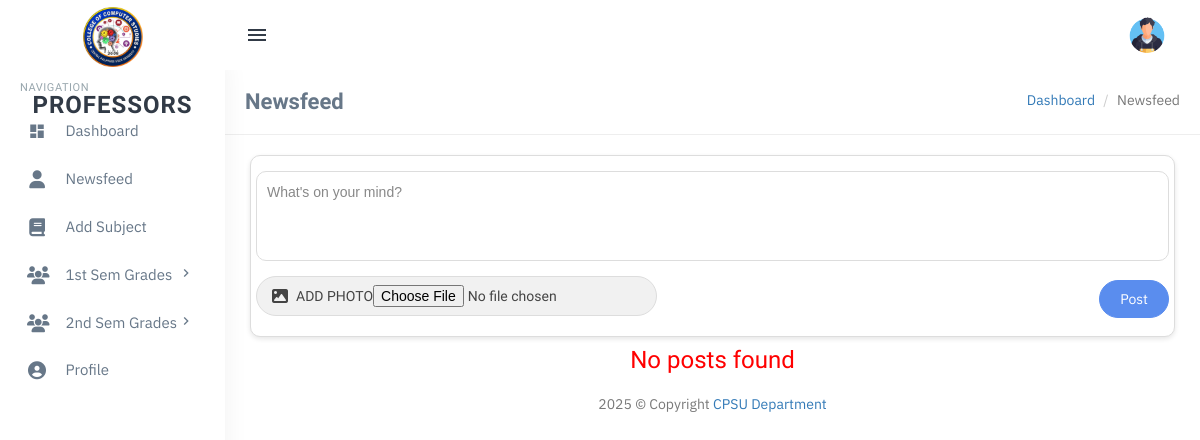
Before: /users/professor/write-posts.php (signed in) with the older database file.
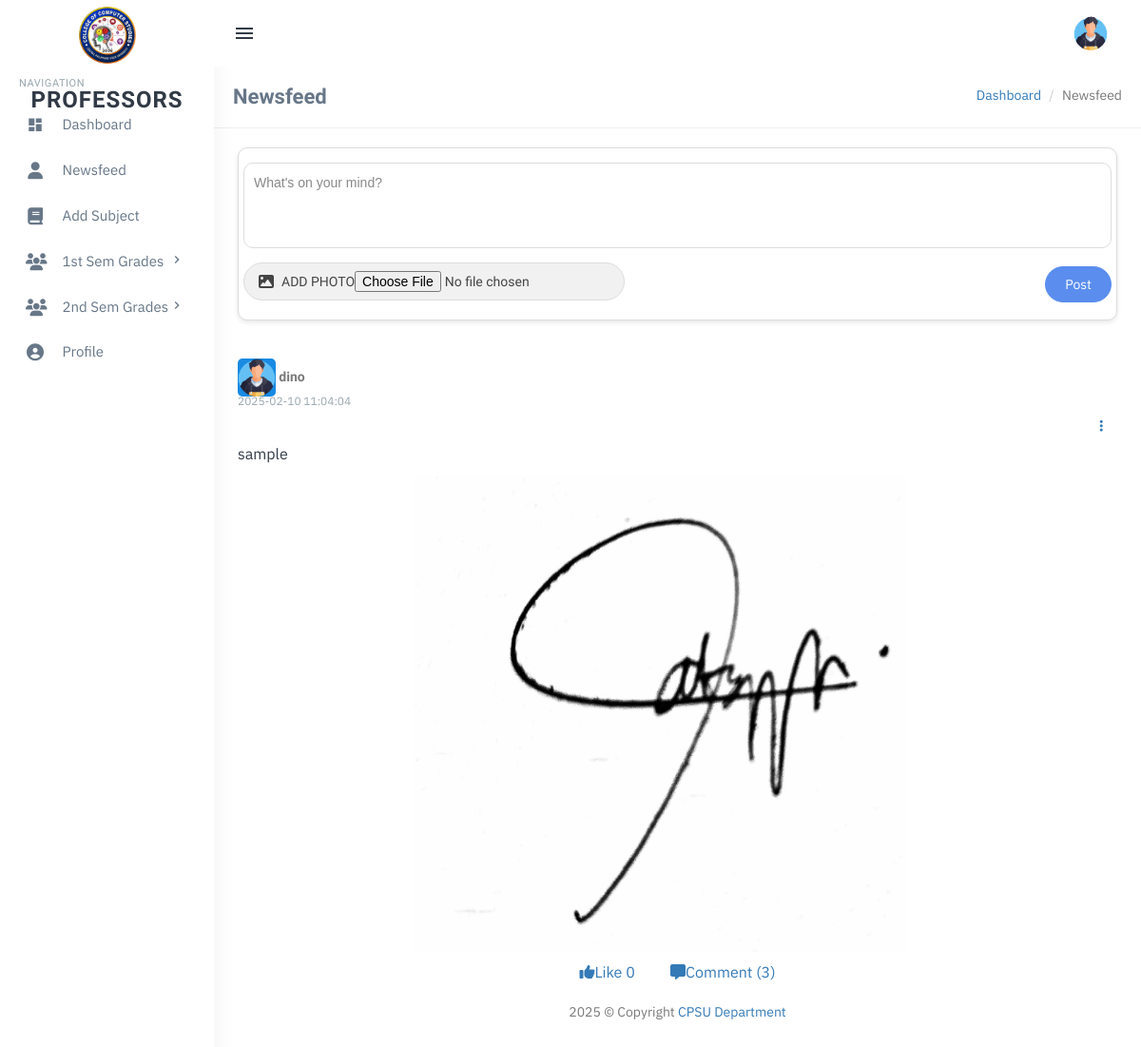
After: the same page with the newer database file.
### tables this page shows
CREATE TABLE `professors_post` (
  `id` int(11) NOT NULL,
  `user_id` int(11) NOT NULL,
  `PostText` text DEFAULT NULL,
  `PostImage` varchar(255) DEFAULT NULL,
  `created_at` timestamp NOT NULL DEFAULT current_timestamp(),
  `likes` int(11) DEFAULT 0,
  `comments_count` int(11) DEFAULT 0
);

CREATE TABLE `users` (
  `id` int(11) NOT NULL,
  `full_name` varchar(255) NOT NULL,
  `email` varchar(255) NOT NULL,
  `password` varchar(255) NOT NULL,
  `role` enum('student','professor') NOT NULL,
  `year` varchar(255) DEFAULT NULL,
  `profile_image` varchar(255) DEFAULT './assets/profile-images/default-profile.png',
  `created_at` timestamp NOT NULL DEFAULT current_timestamp(),
  `year_level` varchar(20) DEFAULT 'Unassigned'
);

### users/professor/write-posts.php (the view, shortened to what the changed rows need)
<?php
include('includes/config.php');
$user_id = $_SESSION['user_id'];
?>
<?php include('includes/topheader.php'); ?>
<?php include('includes/leftsidebar.php'); ?>
<link rel="stylesheet" href="./assets/css/write-posts.css">
<div class="content-page">
    <div class="content">
        <div class="container">
            <div class="container py-5">
                <div class="row justify-content-center">
                    <?php
                    $query = mysqli_query($con, "
                        SELECT
                            pp.id,
                            pp.PostText AS content,
                            pp.PostImage AS image,
                            pp.created_at,
                            u.full_name,
                            u.profile_image
                        FROM professors_post pp
                        INNER JOIN users u ON pp.user_id = u.id
                        WHERE u.id = '$user_id'
                        ORDER BY pp.created_at DESC
                    ");
                    $rowcount = mysqli_num_rows($query);
                    if ($rowcount == 0) {
                    ?>
                        <div class="col-12 text-center">
                            <h3 style="color:red">No posts found</h3>
                        </div>
                        <?php
                    } else {
                        while ($row = mysqli_fetch_assoc($query)) {
                            $profileImagePath = !empty($row['profile_image'])
                                ? htmlentities($row['profile_image'])
                                : './assets/profile-images/default-profile.png';
                            $like_count_query = mysqli_query($con, "SELECT COUNT(*) AS total_likes FROM like_reactions WHERE post_id = '{$row['id']}'");
                            $like_count = mysqli_fetch_assoc($like_count_query)['total_likes'] ?? 0;
                            $comment_count_query = mysqli_query($con, "SELECT COUNT(*) AS total_comments FROM student_comments WHERE post_id = '{$row['id']}'");
                            $comment_count = mysqli_fetch_assoc($comment_count_query)['total_comments'] ?? 0;
                        ?>
                            <br><br>
                            <section class="mb-4 mt-2">
                                <div class="card shadow-sm rounded-lg">
                                    <div class="card-body">
                                        <div class="mb-3 align-items-center">
                                            <div class="">
                                                <div>
                                                    <img src="<?php echo $profileImagePath; ?>" class="border rounded-circle me-2" alt="Avatar" style="height: 40px; width:auto" />
                                                    <strong><?php echo htmlentities($row['full_name']); ?></strong>
                                                    <div class="text-muted d-block" style="margin-top: -6px">
                                                        <small><?php echo htmlentities($row['created_at']); ?></small>
                                                    </div>
                                                </div>
                                                <div class="text-right">
                                                    <button class="btn btn-link" onclick="toggleDelete(<?php echo $row['id']; ?>)">
                                                        <i class="fa-solid fa-ellipsis-vertical"></i>
                                                    </button>
                                                </div>
                                            </div>
                                            <div>
                                                <?php if (!empty($row['content'])) { ?>
                                                    <p class="text-dark" style="font-size: 16px;"><?php echo htmlentities($row['content']); ?></p>
                                                <?php } ?>
                                            </div>
                                        </div>
                                        <div class="post-content" style="align-items:center; margin:auto; margin-left: 20%;">
                                            <?php if (!empty($row['image'])) { ?>
                                                <div class="bg-image hover-overlay ripple rounded-0" data-mdb-ripple-color="light">
                                                    <img src="./assets/professors_updates/<?php echo htmlentities($row['image']); ?>" class="w-30 rounded" style="height:500px; width: 70%;" />
                                                </div>
                                            <?php } ?>
                                        </div>
                                    </div>
                                    <div class="card-body">
                                        <div class="d-flex justify-content-between text-center border-top border-bottom mb-4">
                                            <button type="button" class="btn btn-link btn-lg" id="likeBtn-<?php echo $row['id']; ?>" onclick="toggleLike(<?php echo $row['id']; ?>)">
                                                <i class="fas fa-thumbs-up me-2" id="likeIcon-<?php echo $row['id']; ?>"></i>Like
                                                <span id="likeCount-<?php echo $row['id']; ?>" class="like-count mx-2"><?php echo $like_count; ?></span>
                                            </button>
                                            <button type="button" class="btn btn-link btn-lg comment-btn" onclick="toggleComments(<?php echo $row['id']; ?>)">
                                                <i class="fas fa-comment-alt me-2"></i>Comment (<?php echo $comment_count; ?>)
                                            </button>
                                        </div>
                                    </div>
                            </section>
                    <?php }
                    } ?>
                </div>
            </div>
        </div>
    </div>
    <?php include('includes/footer.php'); ?>

Changed rows visible on the page:
added professors_post: user.profile_image (placeholder picture), user.full_name "dino", created_at "2025-02-10 11:04:04", PostText "sample", PostImage (picture), like_count "0", comment_count "3"
Other visible differences:
text no longer shown: "No posts found"
